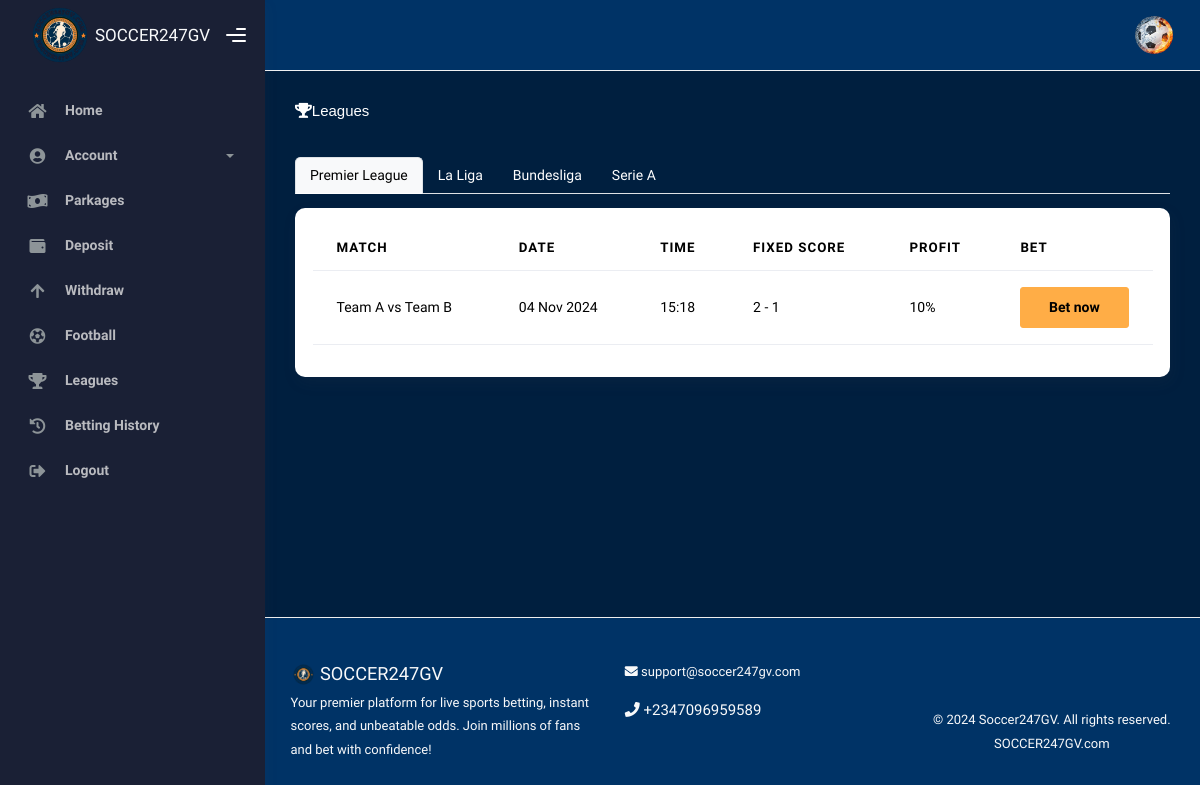
The app's page /league/ (signed in) with its own data.
### accounts/models.py (models this page shows, shortened)
class Match(models.Model):
    league_choices = [
        ('PL', 'Premier League'),
        ('LL', 'La Liga'),
        ('BL', 'Bundesliga'),
        ('SA', 'Serie A'),
    ]
    league = models.CharField(max_length=2, choices=league_choices)
    match_name = models.CharField(max_length=255)
    start_time = models.DateTimeField()
    fixed_score = models.CharField(max_length=10, help_text="Format: X - Y (e.g., 2 - 0)")
    profit_percentage = models.DecimalField(max_digits=5, decimal_places=2, help_text="Profit percentage")  # e.g., 5.00 for 5%

### Soccer_app/views.py (the view)
# urls.py: path('league/',views.league,name="league"),
def league(request):
    premier_league_matches = Match.objects.filter(league='PL')
    la_liga_matches = Match.objects.filter(league='LL')
    bundesliga_matches = Match.objects.filter(league='BL')
    serie_a_matches = Match.objects.filter(league='SA')
    context = {
        'premier_league_matches': premier_league_matches,
        'la_liga_matches': la_liga_matches,
        'bundesliga_matches': bundesliga_matches,
        'serie_a_matches': serie_a_matches,
    }
    return render(request,'home/league.html',context)

### Soccer_app/templates/home/league.html (shortened to what this page needs)
{% extends 'core/base/base.html' %}
{% load static %}
{% block contents %}
  <div class="page-inner mb-5 pb-5">
    <div class="d-flex align-items-left align-items-md-center flex-column flex-md-row pt-2 pb-4">
      <div>
        <h6 style="font-family: Verdana, Geneva, Tahoma, sans-serif; color: white;" class="mb-3"><i class="fas fa-trophy"></i>Leagues</h6>
      </div>
    </div>
    <div class="container-fluid mb-5 pb-5 p-0">
      <ul class="nav nav-tabs" id="matchTabs" role="tablist">
        <li class="nav-item" role="presentation">
          <button class="nav-link active" id="premier-league-tab" data-bs-toggle="tab" data-bs-target="#premier-league" type="button" role="tab" aria-controls="premier-league" aria-selected="true">Premier League</button>
        </li>
        <li class="nav-item" role="presentation">
          <button class="nav-link" id="la-liga-tab" data-bs-toggle="tab" data-bs-target="#la-liga" type="button" role="tab" aria-controls="la-liga" aria-selected="false">La Liga</button>
        </li>
        <li class="nav-item" role="presentation">
          <button class="nav-link" id="bundesliga-tab" data-bs-toggle="tab" data-bs-target="#bundesliga" type="button" role="tab" aria-controls="bundesliga" aria-selected="false">Bundesliga</button>
        </li>
        <li class="nav-item" role="presentation">
          <button class="nav-link" id="serie-a-tab" data-bs-toggle="tab" data-bs-target="#serie-a" type="button" role="tab" aria-controls="serie-a" aria-selected="false">Serie A</button>
        </li>
      </ul>
      <div class="tab-content mt-3" id="matchTabsContent">
        <div class="tab-pane fade show active" id="premier-league" role="tabpanel" aria-labelledby="premier-league-tab">
          <div class="card">
            <div class="card-body">
              <div class="table-responsive">
                <table class="table table-hover" style="background-color: white;">
                  <thead>
                    <tr>
                      <th>Match</th>
                      <th>Date</th>
                      <th>Time</th>
                      <th>Fixed Score</th>
                      <th>Profit</th>
                      <th>Bet</th>
                    </tr>
                  </thead>
                  <tbody>
                    {% for match in premier_league_matches %}
                      <tr>
                        <td>{{ match.match_name }}</td>
                        <td>{{ match.start_time|date:'d M Y' }}</td>
                        <td>{{ match.start_time|time:'H:i' }}</td>
                        <td>{{ match.fixed_score }}</td>
                        <td>{{ match.profit_percentage|floatformat:'0' }}%</td>
                        <td>
                          <button class="btn btn-warning w-100" onclick="placeBet(
                            this,
                            '{{ match.match_name }}',
                            '{{ match.start_time|date:'d M Y' }}',
                            '{{ match.start_time|time:'H:i' }}',
                            '{{ match.fixed_score }}',
                            '{{ match.profit_percentage }}',
                          )"><b>Bet now</b></button>
                        </td>
                      </tr>
                    {% endfor %}
                  </tbody>
                </table>
              </div>
            </div>
          </div>
        </div>
      </div>
    </div>
  </div>
{% endblock %}

### Soccer_app/templates/core/base/base.html (style rules this page uses)
.bg-dark-blue { background-color: #001f3f; }
.bg-dark-blue { background-color: #001f3f !important; color: white; }
thead th { background-color: #001f3f; color: white; }
tbody tr { color: #001f3f; }

### Soccer_app/templates/home/league.html (style rules this page uses)
.nav-tabs .nav-link { color: white; }
.nav-tabs .nav-link.active { color: #000; background-color: #f8f9fa; }

### records on screen
Match: match_name "Team A vs Team B", start_time "04 Nov 2024", start_time "15:18", fixed_score "2 - 1", profit_percentage "10"
